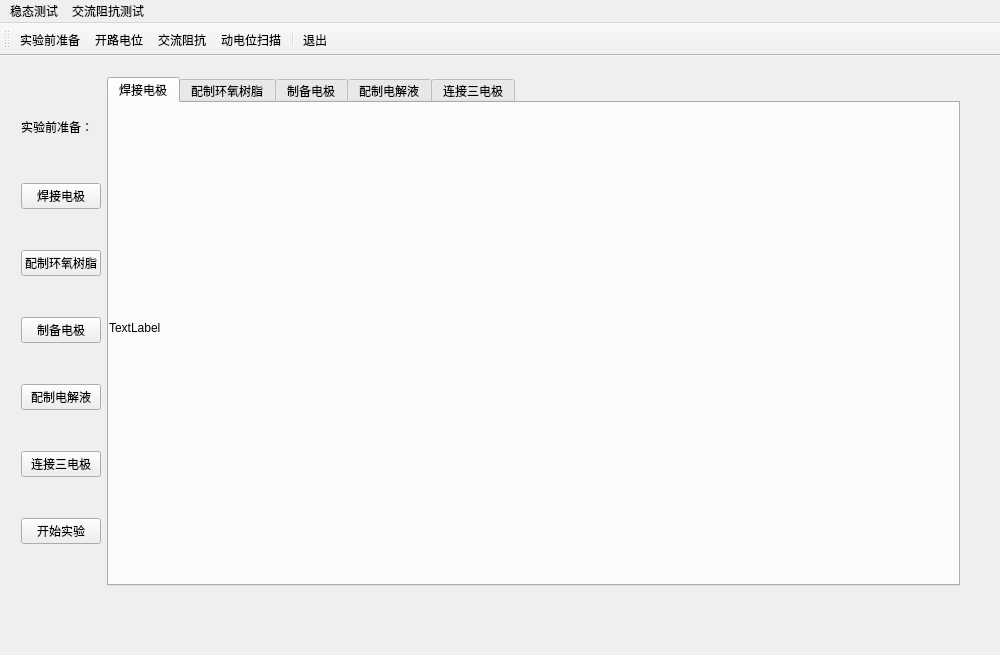
<?xml version="1.0" encoding="UTF-8"?>
<ui version="4.0">
 <class>MainWindow</class>
 <widget class="QMainWindow" name="MainWindow">
  <property name="geometry">
   <rect>
    <x>0</x>
    <y>0</y>
    <width>1000</width>
    <height>655</height>
   </rect>
  </property>
  <property name="windowTitle">
   <string>腐蚀电化学测试系统</string>
  </property>
  <property name="styleSheet">
   <string notr="true"/>
  </property>
  <widget class="QWidget" name="centralWidget">
   <widget class="QWidget" name="widget" native="true">
    <property name="geometry">
     <rect>
      <x>10</x>
      <y>10</y>
      <width>961</width>
      <height>531</height>
     </rect>
    </property>
    <layout class="QGridLayout" name="gridLayout_7">
     <item row="0" column="0">
      <layout class="QVBoxLayout" name="verticalLayout">
       <item>
        <widget class="QLabel" name="label_11">
         <property name="maximumSize">
          <size>
           <width>16777215</width>
           <height>30</height>
          </size>
         </property>
         <property name="text">
          <string>实验前准备：</string>
         </property>
        </widget>
       </item>
       <item>
        <widget class="QPushButton" name="pushButton">
         <property name="text">
          <string>焊接电极</string>
         </property>
        </widget>
       </item>
       <item>
        <widget class="QPushButton" name="pushButton_2">
         <property name="text">
          <string>配制环氧树脂</string>
         </property>
        </widget>
       </item>
       <item>
        <widget class="QPushButton" name="pushButton_3">
         <property name="text">
          <string>制备电极</string>
         </property>
        </widget>
       </item>
       <item>
        <widget class="QPushButton" name="pushButton_4">
         <property name="text">
          <string>配制电解液</string>
         </property>
        </widget>
       </item>
       <item>
        <widget class="QPushButton" name="pushButton_5">
         <property name="text">
          <string>连接三电极</string>
         </property>
        </widget>
       </item>
       <item>
        <widget class="QPushButton" name="pushButton_6">
         <property name="text">
          <string>开始实验</string>
         </property>
        </widget>
       </item>
      </layout>
     </item>
     <item row="0" column="1">
      <widget class="QTabWidget" name="tabWidget">
       <property name="currentIndex">
        <number>0</number>
       </property>
       <widget class="QWidget" name="tab">
        <attribute name="title">
         <string>焊接电极</string>
        </attribute>
        <widget class="QLabel" name="label">
         <property name="geometry">
          <rect>
           <x>0</x>
           <y>0</y>
           <width>450</width>
           <height>450</height>
          </rect>
         </property>
         <property name="minimumSize">
          <size>
           <width>390</width>
           <height>390</height>
          </size>
         </property>
         <property name="text">
          <string>TextLabel</string>
         </property>
        </widget>
       </widget>
       <widget class="QWidget" name="tab_2">
        <attribute name="title">
         <string>配制环氧树脂</string>
        </attribute>
        <widget class="QLabel" name="label_2">
         <property name="geometry">
          <rect>
           <x>0</x>
           <y>0</y>
           <width>390</width>
           <height>390</height>
          </rect>
         </property>
         <property name="minimumSize">
          <size>
           <width>390</width>
           <height>390</height>
          </size>
         </property>
         <property name="text">
          <string>TextLabel</string>
         </property>
        </widget>
        <widget class="QLabel" name="label_3">
         <property name="geometry">
          <rect>
           <x>390</x>
           <y>0</y>
           <width>390</width>
           <height>390</height>
          </rect>
         </property>
         <property name="minimumSize">
          <size>
           <width>390</width>
           <height>390</height>
          </size>
         </property>
         <property name="text">
          <string>TextLabel</string>
         </property>
        </widget>
       </widget>
       <widget class="QWidget" name="tab_3">
        <attribute name="title">
         <string>制备电极</string>
        </attribute>
        <widget class="QLabel" name="label_6">
         <property name="geometry">
          <rect>
           <x>0</x>
           <y>250</y>
           <width>250</width>
           <height>250</height>
          </rect>
         </property>
         <property name="minimumSize">
          <size>
           <width>200</width>
           <height>200</height>
          </size>
         </property>
         <property name="text">
          <string>TextLabel</string>
         </property>
        </widget>
        <widget class="QLabel" name="label_7">
         <property name="geometry">
          <rect>
           <x>250</x>
           <y>250</y>
           <width>350</width>
           <height>250</height>
          </rect>
         </property>
         <property name="minimumSize">
          <size>
           <width>300</width>
           <height>200</height>
          </size>
         </property>
         <property name="text">
          <string>TextLabel</string>
         </property>
        </widget>
        <widget class="QLabel" name="label_4">
         <property name="geometry">
          <rect>
           <x>0</x>
           <y>0</y>
           <width>250</width>
           <height>250</height>
          </rect>
         </property>
         <property name="minimumSize">
          <size>
           <width>200</width>
           <height>200</height>
          </size>
         </property>
         <property name="text">
          <string>TextLabel</string>
         </property>
        </widget>
        <widget class="QLabel" name="label_5">
         <property name="geometry">
          <rect>
           <x>250</x>
           <y>0</y>
           <width>350</width>
           <height>250</height>
          </rect>
         </property>
         <property name="minimumSize">
          <size>
           <width>300</width>
           <height>200</height>
          </size>
         </property>
         <property name="text">
          <string>TextLabel</string>
         </property>
        </widget>
       </widget>
       <widget class="QWidget" name="tab_4">
        <attribute name="title">
         <string>配制电解液</string>
        </attribute>
        <widget class="QLabel" name="label_8">
         <property name="geometry">
          <rect>
           <x>0</x>
           <y>0</y>
           <width>390</width>
           <height>390</height>
          </rect>
         </property>
         <property name="minimumSize">
          <size>
           <width>390</width>
           <height>390</height>
          </size>
         </property>
         <property name="text">
          <string>TextLabel</string>
         </property>
        </widget>
        <widget class="QLabel" name="label_9">
         <property name="geometry">
          <rect>
           <x>390</x>
           <y>0</y>
           <width>390</width>
           <height>390</height>
          </rect>
         </property>
         <property name="minimumSize">
          <size>
           <width>390</width>
           <height>390</height>
          </size>
         </property>
         <property name="text">
          <string>TextLabel</string>
         </property>
        </widget>
       </widget>
       <widget class="QWidget" name="tab_5">
        <attribute name="title">
         <string>连接三电极</string>
        </attribute>
        <widget class="QLabel" name="label_10">
         <property name="geometry">
          <rect>
           <x>0</x>
           <y>0</y>
           <width>450</width>
           <height>450</height>
          </rect>
         </property>
         <property name="minimumSize">
          <size>
           <width>390</width>
           <height>390</height>
          </size>
         </property>
         <property name="text">
          <string>TextLabel</string>
         </property>
        </widget>
       </widget>
      </widget>
     </item>
    </layout>
   </widget>
  </widget>
  <widget class="QMenuBar" name="menuBar">
   <property name="geometry">
    <rect>
     <x>0</x>
     <y>0</y>
     <width>1000</width>
     <height>26</height>
    </rect>
   </property>
   <widget class="QMenu" name="menu">
    <property name="title">
     <string>稳态测试</string>
    </property>
    <addaction name="actOCP"/>
    <addaction name="actScan"/>
   </widget>
   <widget class="QMenu" name="menu_2">
    <property name="title">
     <string>交流阻抗测试</string>
    </property>
    <addaction name="actZsw"/>
   </widget>
   <addaction name="menu"/>
   <addaction name="menu_2"/>
  </widget>
  <widget class="QToolBar" name="mainToolBar">
   <property name="toolButtonStyle">
    <enum>Qt::ToolButtonTextUnderIcon</enum>
   </property>
   <attribute name="toolBarArea">
    <enum>TopToolBarArea</enum>
   </attribute>
   <attribute name="toolBarBreak">
    <bool>false</bool>
   </attribute>
   <addaction name="actIniTest"/>
   <addaction name="actOCP"/>
   <addaction name="actZsw"/>
   <addaction name="actScan"/>
   <addaction name="separator"/>
   <addaction name="actQuit"/>
  </widget>
  <action name="actQuit">
   <property name="icon">
    <iconset resource="res.qrc">
     <normaloff>:/images/images/132.bmp</normaloff>:/images/images/132.bmp</iconset>
   </property>
   <property name="text">
    <string>退出</string>
   </property>
   <property name="toolTip">
    <string>退出本系统</string>
   </property>
  </action>
  <action name="actDoc_Open">
   <property name="icon">
    <iconset resource="res.qrc">
     <normaloff>:/images/images/122.bmp</normaloff>:/images/images/122.bmp</iconset>
   </property>
   <property name="text">
    <string>打开文档</string>
   </property>
   <property name="toolTip">
    <string>打开文档</string>
   </property>
  </action>
  <action name="actScan">
   <property name="icon">
    <iconset resource="res.qrc">
     <normaloff>:/images/images/scan.png</normaloff>:/images/images/scan.png</iconset>
   </property>
   <property name="text">
    <string>动电位扫描</string>
   </property>
   <property name="toolTip">
    <string>动电位扫描</string>
   </property>
  </action>
  <action name="actOCP">
   <property name="icon">
    <iconset resource="res.qrc">
     <normaloff>:/images/images/OCP.png</normaloff>:/images/images/OCP.png</iconset>
   </property>
   <property name="text">
    <string>开路电位</string>
   </property>
   <property name="toolTip">
    <string>开路电位</string>
   </property>
  </action>
  <action name="actZsw">
   <property name="icon">
    <iconset resource="res.qrc">
     <normaloff>:/images/images/zsw.png</normaloff>:/images/images/zsw.png</iconset>
   </property>
   <property name="text">
    <string>交流阻抗</string>
   </property>
   <property name="toolTip">
    <string>交流阻抗</string>
   </property>
  </action>
  <action name="actIniTest">
   <property name="icon">
    <iconset resource="res.qrc">
     <normaloff>:/images/images/100.bmp</normaloff>:/images/images/100.bmp</iconset>
   </property>
   <property name="text">
    <string>实验前准备</string>
   </property>
   <property name="toolTip">
    <string>实验前准备</string>
   </property>
  </action>
 </widget>
 <layoutdefault spacing="6" margin="11"/>
 <resources>
  <include location="res.qrc"/>
 </resources>
 <connections>
  <connection>
   <sender>actQuit</sender>
   <signal>triggered()</signal>
   <receiver>MainWindow</receiver>
   <slot>close()</slot>
   <hints>
    <hint type="sourcelabel">
     <x>-1</x>
     <y>-1</y>
    </hint>
    <hint type="destinationlabel">
     <x>442</x>
     <y>269</y>
    </hint>
   </hints>
  </connection>
 </connections>
</ui>
